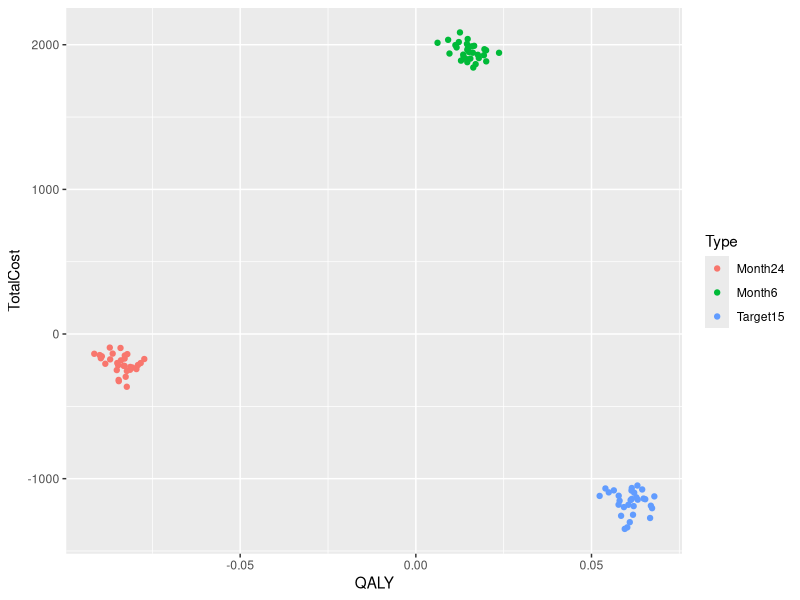

Write R code to recreate this figure.
UsualCare = read.csv("V003-Usual Care.csv",header = T)
Target15 = read.csv("V003-15.csv",header = T)
Month6 = read.csv ("V003-6.csv",header = T)
Month24 = read.csv ("V003-24.csv",header = T)
UsualCare$Type = "UsualCare"
Target15$Type = "Target15"
Month6$Type = "Month6"
Month24$Type = "Month24"

#QALY
Target15$QALY = Target15$QALY - UsualCare$QALY
Month6$QALY = Month6$QALY - UsualCare$QALY
Month24$QALY = Month24$QALY- UsualCare$QALY
#TotalCost
Target15$TotalCost = Target15$TotalCost - UsualCare$TotalCost
Month6$TotalCost = Month6$TotalCost - UsualCare$TotalCost
Month24$TotalCost = Month24$TotalCost- UsualCare$TotalCost

MasterData = rbind(Target15,Month6,Month24)
library(ggplot2)
qplot(QALY,TotalCost,data = MasterData,color = Type)
